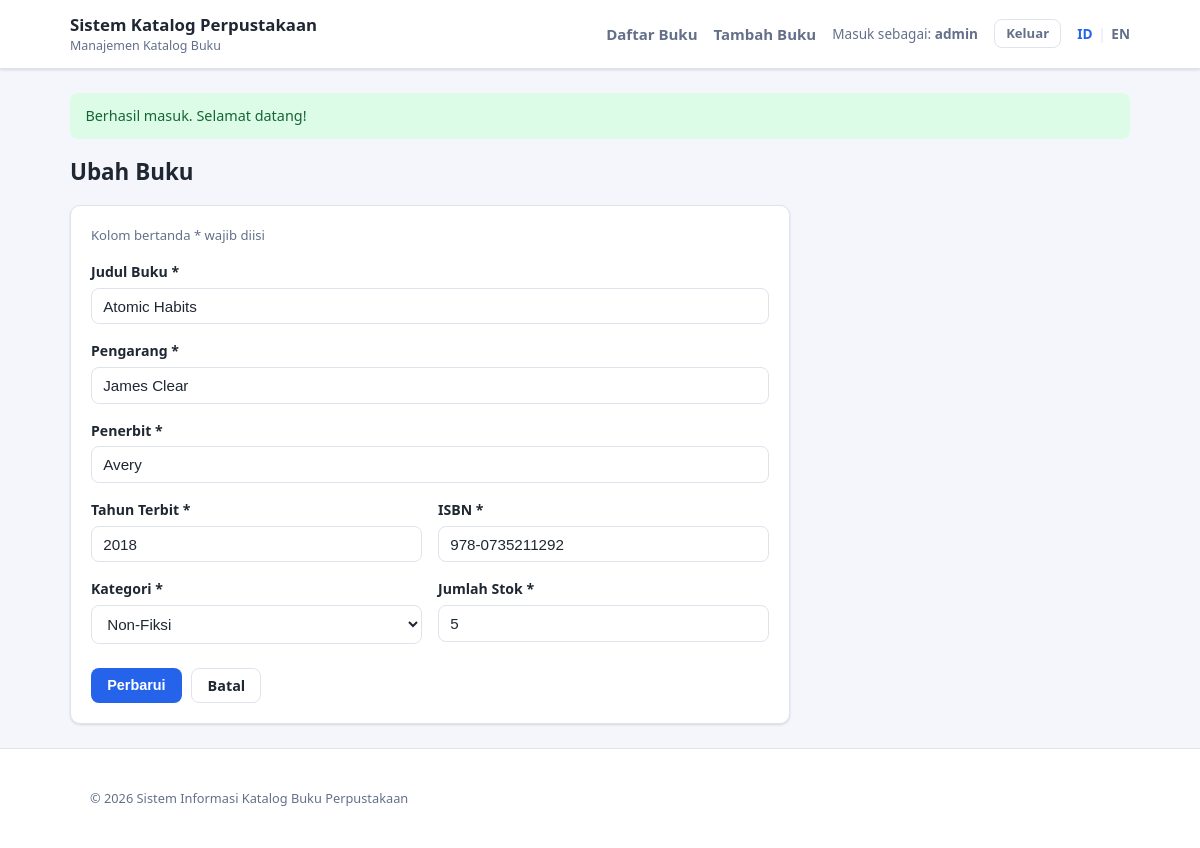
Page /edit.php?id=12 (signed in) on the committed database.
### tables this page shows
CREATE TABLE `books` (
  `id` int(11) NOT NULL AUTO_INCREMENT,
  `title` varchar(150) NOT NULL,
  `author` varchar(100) NOT NULL,
  `publisher` varchar(100) NOT NULL,
  `year` smallint(6) NOT NULL,
  `isbn` varchar(17) NOT NULL,
  `category` varchar(50) NOT NULL,
  `stock` int(11) NOT NULL DEFAULT 0,
  `created_at` timestamp NOT NULL DEFAULT current_timestamp(),
  `updated_at` timestamp NOT NULL DEFAULT current_timestamp() ON UPDATE current_timestamp(),
  PRIMARY KEY (`id`),
  UNIQUE KEY `isbn` (`isbn`)
);

### includes/functions.php (called while the page is built, shortened)
<?php
require_once __DIR__ . '/../config/database.php';
if (!function_exists('e')) {
    function e($value): string
    {
        return htmlspecialchars((string) $value, ENT_QUOTES, 'UTF-8');
    }
}
if (!function_exists('categories')) {
    function categories(): array
    {
        return ['fiction', 'non_fiction', 'science', 'technology', 'history', 'other'];
    }
}
if (!function_exists('old')) {
    function old(array $data, string $key): string
    {
        return isset($data[$key]) ? (string) $data[$key] : '';
    }
}
if (!function_exists('is_selected')) {
    function is_selected(array $data, string $key, string $value): string
    {
        return (isset($data[$key]) && (string) $data[$key] === $value) ? 'selected' : '';
    }
}

### includes/lang.php (called while the page is built, shortened)
<?php
$lang = require __DIR__ . '/../lang/' . $_SESSION['lang'] . '.php';
if (!function_exists('t')) {
    function t(string $key, ...$args): string
    {
        global $lang;
        $text = $lang[$key] ?? $key;
        return $args ? vsprintf($text, $args) : $text;
    }
}

### config/database.php (called while the page is built)
<?php
$DB_CONFIG = [
    'host'    => '127.0.0.1',
    'port'    => 3306,
    'name'    => 'db_perpustakaan',
    'user'    => 'root',
    'pass'    => '',
    'charset' => 'utf8mb4',
];
if (!function_exists('db')) {
    function db(): PDO
    {
        static $pdo = null;
        if ($pdo === null) {
            global $DB_CONFIG;
            $dsn = sprintf(
                'mysql:host=%s;port=%d;dbname=%s;charset=%s',
                $DB_CONFIG['host'],
                $DB_CONFIG['port'],
                $DB_CONFIG['name'],
                $DB_CONFIG['charset']
            );
            try {
                $pdo = new PDO($dsn, $DB_CONFIG['user'], $DB_CONFIG['pass'], [
                    PDO::ATTR_ERRMODE            => PDO::ERRMODE_EXCEPTION,
                    PDO::ATTR_DEFAULT_FETCH_MODE => PDO::FETCH_ASSOC,
                    PDO::ATTR_EMULATE_PREPARES   => false,
                ]);
            } catch (PDOException $e) {
                http_response_code(500);
                exit('Koneksi database gagal / Database connection failed: ' . $e->getMessage());
            }
        }
        return $pdo;
    }
}

### includes/book_form.php (the view, shortened to what this page needs)
<?php
$fields = [
    'title'     => ['f_title', 150],
    'author'    => ['f_author', 100],
    'publisher' => ['f_publisher', 100],
];
?>
<form method="post" action="<?= e($action) ?>" class="card form">
    <p class="hint"><?= e(t('legend_required')) ?></p>
    <?php foreach ($fields as $name => [$labelKey, $max]): ?>
        <div class="form-row">
            <label for="<?= e($name) ?>"><?= e(t($labelKey)) ?> *</label>
            <input type="text" id="<?= e($name) ?>" name="<?= e($name) ?>"
                   maxlength="<?= (int) $max ?>" value="<?= e(old($old, $name)) ?>"
                   class="input<?= isset($errors[$name]) ? ' input-error' : '' ?>">
        </div>
    <?php endforeach; ?>
    <div class="form-grid">
        <div class="form-row">
            <label for="year"><?= e(t('f_year')) ?> *</label>
            <input type="text" id="year" name="year" inputmode="numeric" maxlength="4"
                   value="<?= e(old($old, 'year')) ?>"
                   class="input<?= isset($errors['year']) ? ' input-error' : '' ?>">
        </div>
        <div class="form-row">
            <label for="isbn"><?= e(t('f_isbn')) ?> *</label>
            <input type="text" id="isbn" name="isbn" maxlength="17"
                   value="<?= e(old($old, 'isbn')) ?>"
                   class="input<?= isset($errors['isbn']) ? ' input-error' : '' ?>">
        </div>
    </div>
    <div class="form-grid">
        <div class="form-row">
            <label for="category"><?= e(t('f_category')) ?> *</label>
            <select id="category" name="category"
                    class="input<?= isset($errors['category']) ? ' input-error' : '' ?>">
                <?php foreach (categories() as $cat): ?>
                    <option value="<?= e($cat) ?>" <?= is_selected($old, 'category', $cat) ?>>
                        <?= e(t('cat_' . $cat)) ?>
                    </option>
                <?php endforeach; ?>
            </select>
        </div>
        <div class="form-row">
            <label for="stock"><?= e(t('f_stock')) ?> *</label>
            <input type="text" id="stock" name="stock" inputmode="numeric"
                   value="<?= e(old($old, 'stock')) ?>"
                   class="input<?= isset($errors['stock']) ? ' input-error' : '' ?>">
        </div>
    </div>
    <div class="form-actions">
        <button type="submit" class="btn btn-primary"><?= e(t($submitKey)) ?></button>
        <a href="index.php" class="btn btn-outline"><?= e(t('btn_cancel')) ?></a>
    </div>
</form>

### assets/style.css (style rules this page uses)
:root { --bg: #f4f6fb; --surface: #ffffff; --border: #dfe3ec; --text: #1f2733; --muted: #64708a; --primary: #2563eb; --primary-dark: #1d4ed8; --danger: #dc2626; --danger-dark: #b91c1c; --success-bg: #dcfce7; --success-fg: #166534; --error-bg: #fee2e2; --error-fg: #991b1b; --warning-bg: #fef3c7; --warning-fg: #92400e; --radius: 10px; --shadow: 0 1px 3px rgba(16, 24, 40, .08), 0 1px 2px rgba(16, 24, 40, .06); }
* { box-sizing: border-box; }
html, body { margin: 0; padding: 0; }
body { background: var(--bg); color: var(--text); font-family: "Segoe UI", Roboto, Helvetica, Arial, sans-serif; font-size: 15px; line-height: 1.5; min-height: 100vh; display: flex; flex-direction: column; }
a { color: var(--primary); text-decoration: none; }
.card { background: var(--surface); border: 1px solid var(--border); border-radius: var(--radius); box-shadow: var(--shadow); padding: 1.25rem; }
.form { max-width: 720px; }
.form-row { display: flex; flex-direction: column; gap: .35rem; margin-bottom: 1rem; }
.form-grid { display: grid; grid-template-columns: 1fr 1fr; gap: 0 1rem; }
label { font-weight: 600; font-size: .88rem; }
.input { width: 100%; padding: .55rem .7rem; border: 1px solid var(--border); border-radius: 8px; font-size: .95rem; color: var(--text); background: #fff; }
.hint { color: var(--muted); font-size: .82rem; margin: 0 0 1rem; }
.form-actions { display: flex; gap: .6rem; margin-top: .5rem; }
.btn { display: inline-block; padding: .5rem .95rem; border: 1px solid transparent; border-radius: 8px; font-size: .9rem; font-weight: 600; cursor: pointer; line-height: 1.2; text-decoration: none; }
.btn-primary { background: var(--primary); color: #fff; }
.btn-outline { background: #fff; color: var(--text); border-color: var(--border); }

### rows in the picture
books: title "Atomic Habits", author "James Clear", publisher "Avery", year "2018", isbn "978-0735211292", stock "5"

### other values in the picture
t('app_name') "Sistem Katalog Perpustakaan"
t('app_tagline') "Manajemen Katalog Buku"
t('nav_books') "Daftar Buku"
t('nav_add') "Tambah Buku"
t('logged_in_as') "Masuk sebagai"
$_SESSION['username'] "admin"
t('logout') "Keluar"
t($flash['message']) "Berhasil masuk. Selamat datang!"
t('edit_book') "Ubah Buku"
t('legend_required') "Kolom bertanda * wajib diisi"
t($labelKey) "Judul Buku"
t($labelKey) "Pengarang"
t($labelKey) "Penerbit"
t('f_year') "Tahun Terbit"
t('f_isbn') "ISBN"
